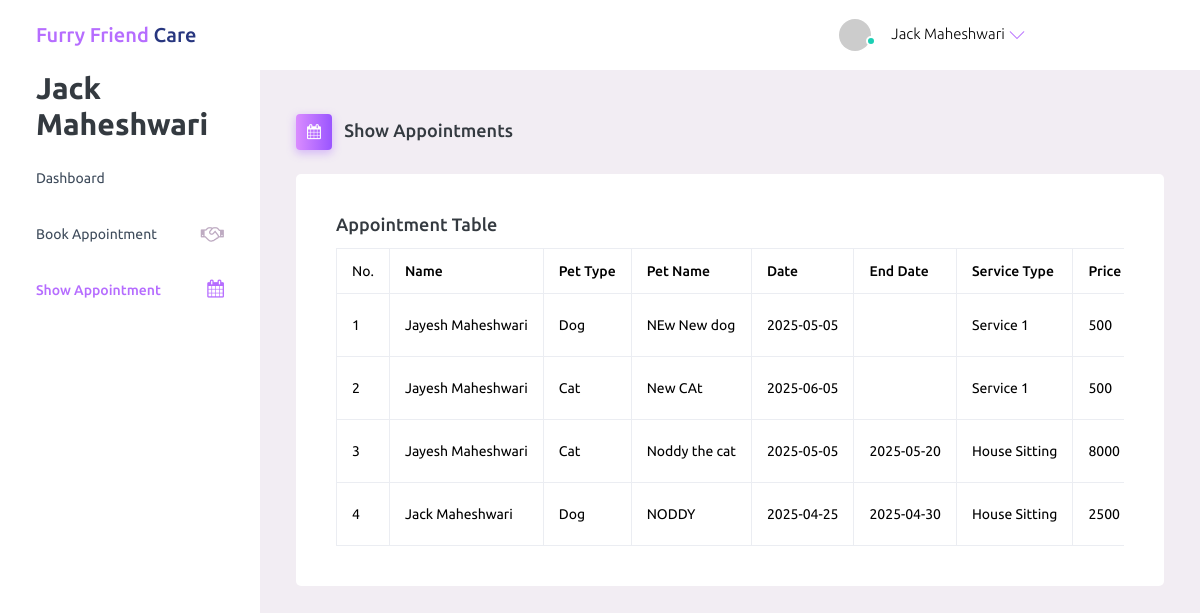
/backend/user/ShowAppointment.php (signed in), run on the app's committed database.
### tables this page shows
CREATE TABLE `appointment_table` (
  `id` int(11) NOT NULL,
  `Name` text NOT NULL,
  `Pet_type` text NOT NULL,
  `Pet_name` text NOT NULL,
  `Date` date NOT NULL,
  `Service_type` text NOT NULL,
  `Comments` text NOT NULL,
  `Status` text NOT NULL,
  `Price` int(11) NOT NULL,
  `Payment_Type` text NOT NULL,
  `Username` text NOT NULL,
  `E_Date` date DEFAULT NULL
);

### backend/user/ShowAppointment.php (the view, shortened to what this page needs)
<?php
include 'conn.php';
$username = $_SESSION['username'];
?>
<!DOCTYPE html>
<html lang="en">
<head>
    <link rel="stylesheet" href="assets/vendors/mdi/css/materialdesignicons.min.css">
    <link rel="stylesheet" href="assets/vendors/ti-icons/css/themify-icons.css">
    <link rel="stylesheet" href="assets/vendors/css/vendor.bundle.base.css">
    <link rel="stylesheet" href="assets/vendors/font-awesome/css/font-awesome.min.css">
    <link rel="stylesheet" href="assets/vendors/bootstrap-datepicker/bootstrap-datepicker.min.css">
    <link rel="stylesheet" href="assets/css/style.css">
</head>
<body>
    <div class="container-scroller">
        <?php include "navbar.php" ?>
        <div class="container-fluid page-body-wrapper">
            <?php include "sidebar.php" ?>
            <div class="main-panel">
                <div class="content-wrapper">
                    <div class="page-header">
                        <h3 class="page-title">
                            <span class="page-title-icon bg-gradient-primary text-white me-2">
                                <i class="fa fa-calendar"></i>
                            </span> Show Appointments
                        </h3>
                    </div>
                    <div class="row">
                        <div class="col-lg-12 grid-margin stretch-card">
                            <div class="card">
                                <div class="card-body">
                                    <h4 class="card-title">Appointment Table</h4>
                                    <div class="table-responsive">
                                        <table class="table table-bordered">
                                            <thead>
                                                <tr>
                                                    <td>No.</td>
                                                    <th>Name</th>
                                                    <th>Pet Type</th>
                                                    <th>Pet Name</th>
                                                    <th>Date</th>
                                                    <th>End Date</th>
                                                    <th>Service Type</th>
                                                    <th>Price</th>
                                                </tr>
                                            </thead>
                                            <tbody>
                                                <?php
                                                $sql = "SELECT id, Name, Pet_type, Pet_name, Date, Service_type, Comments, Status, Price, Payment_Type, Username, E_Date FROM appointment_table WHERE Username= '$username'";
                                                $result = $conn->query($sql);
                                                if ($result->num_rows > 0) {
                                                    $count = 1;
                                                    while ($row = $result->fetch_assoc()) {
                                                        echo "<tr>";
                                                        echo "<td>" . $count++ . "</td>";
                                                        echo "<td>" . $row['Name'] . "</td>";
                                                        echo "<td>" . $row['Pet_type'] . "</td>";
                                                        echo "<td>" . $row['Pet_name'] . "</td>";
                                                        echo "<td>" . $row['Date'] . "</td>";
                                                        echo "<td>" . $row['E_Date'] . "</td>";
                                                        echo "<td>" . $row['Service_type'] . "</td>";
                                                        echo "<td>" . $row['Price'] . "</td>";
                                                        echo "</tr>";
                                                    }
                                                } else {
                                                    echo "<tr><td colspan='12'>No appointments found</td></tr>";
                                                }
                                                ?>
                                            </tbody>
                                        </table>
                                    </div>
                                </div>
                            </div>
                        </div>
                    </div>
                </div>
            </div>
        </div>
    </div>
</body>
</html>

### data on the page
appointment_table: Name "Jayesh Maheshwari", Pet_type "Dog", Pet_name "NEw New dog", Date "2025-05-05", Service_type "Service 1", Price "500"
appointment_table: Name "Jayesh Maheshwari", Pet_type "Cat", Pet_name "New CAt", Date "2025-06-05", Service_type "Service 1", Price "500"
appointment_table: Name "Jayesh Maheshwari", Pet_type "Cat", Pet_name "Noddy the cat", Date "2025-05-05", E_Date "2025-05-20", Service_type "House Sitting", Price "8000"
appointment_table: Name "Jack Maheshwari", Pet_type "Dog", Pet_name "NODDY", Date "2025-04-25", E_Date "2025-04-30", Service_type "House Sitting", Price "2500"

### other printed values
$_SESSION['name'] "Jack Maheshwari"
